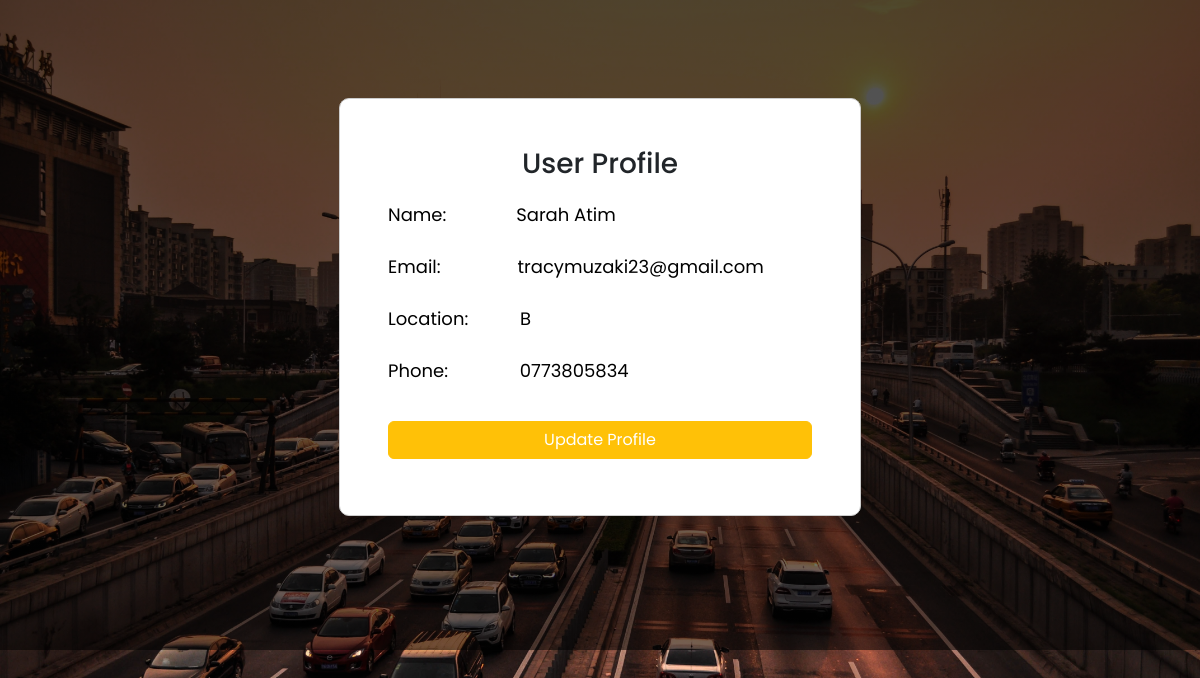
/dashboard/profile.php (signed in), run on an earlier commit of the app's database.
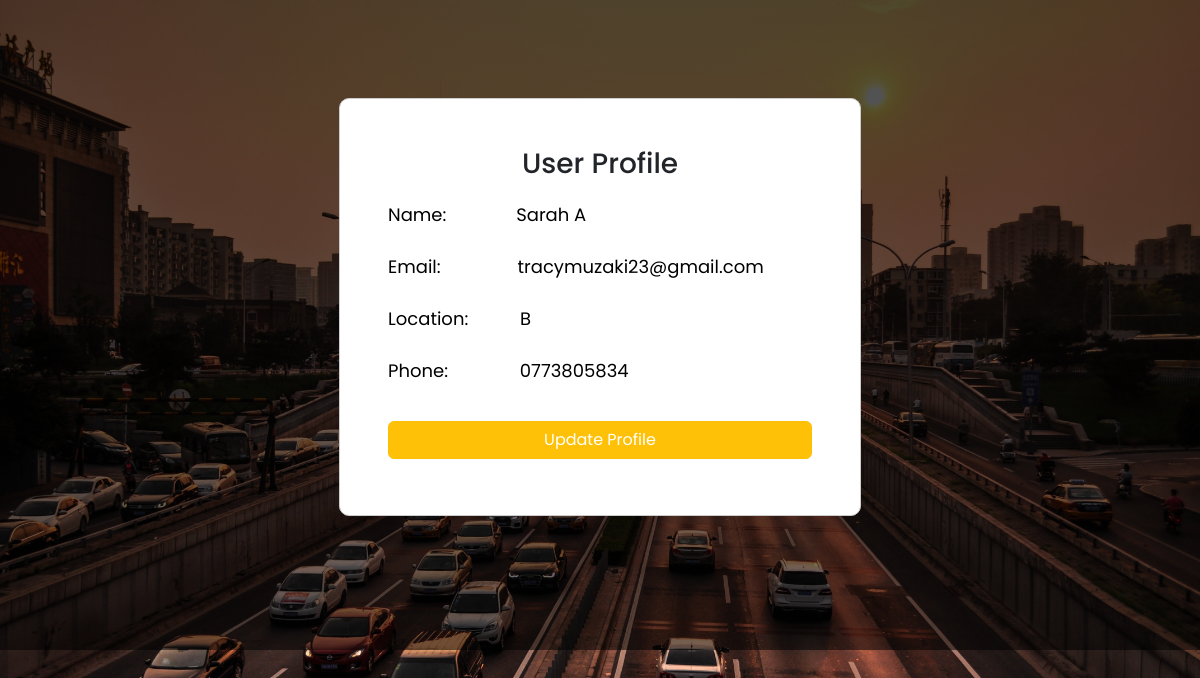
And on a later commit of the database.
### tables this page shows
CREATE TABLE `users` (
  `userid` int(11) NOT NULL,
  `fullname` varchar(200) NOT NULL,
  `phone` varchar(200) NOT NULL,
  `email` varchar(200) NOT NULL,
  `location` varchar(200) NOT NULL,
  `password` varchar(200) NOT NULL,
  `token` varchar(200) NOT NULL,
  `role` varchar(100) NOT NULL,
  `date_registered` varchar(100) NOT NULL
);

### dashboard/profile.php (the view, shortened to what this page needs)
<?php
include '../root/config.php';
$email   = $_SESSION['email'];
$stmt = $dbh->prepare("SELECT * FROM users WHERE email= :email");
$stmt->bindParam(':email', $email);
$stmt->execute();
$user = $stmt->fetch(PDO::FETCH_ASSOC);
?>
<!DOCTYPE html>
<html lang="en">
<head>
    <link href="https://cdn.jsdelivr.net/npm/bootstrap@5.2.3/dist/css/bootstrap.min.css" rel="stylesheet"
>
    <link rel="stylesheet" href="../src/style.css">
</head>
<body>
    <div class="overlay">
        <div class="container">
            <div class="row m-5 no-gutters">
                <div class="col-md-6 bg-white p-5" style="border-radius: 10px; border: 1px solid #ccc; display:block; margin:0 auto;">
                    <h3 class="pb-3">User Profile</h3>
                    <div class="form-style form">
                        <form method="post" action="">
                            <div class="form-group pb-3">
                                <p>Name: <span id="s1"><?php echo $user['fullname']; ?></span></p>
                            </div>
                            <div class="form-group pb-3">
                                <p>Email: <span id="s2"><?php echo $user['email']; ?></span></p>
                            </div>
                            <div class="form-group pb-3">
                                <p>Location: <span id="s3"><?php echo $user['location']; ?></span></p>
                            </div>
                            <div class="form-group pb-3">
                                <p>Phone: <span id="s4"><?php echo $user['phone']; ?></span></p>
                            </div>
                            <div class="pb-2">
                                <a class="btn btn-warning w-100 font-weight-bold mt-2" href="update_profile.php" style="text-decoration:none; color:white;">Update Profile</a>
                            </div>
                        </form>
                    </div>
                </div>
            </div>
        </div>
    </div>
</body>
</html>

### src/style.css (style rules this page uses)
* { margin: 0; padding: 0; box-sizing: border-box; }
.overlay { width: 100%; height: 650px; background: linear-gradient(0deg, rgba(0, 0, 0, 0.54), rgba(0, 0, 0, 0.69)), url(/images/pexels-pixabay-210182.jpg); background-repeat: no-repeat; background-size: cover; }
.container { padding: 50px 0 0; border-radius: 10px; }
:root { --primary-font-family: "Poppins", sans-serif; --light-white: #f5f8fa; --gray: #5e6278; --gray-1: #e3e3e3; }
body { font-family: var(--primary-font-family); font-size: 14px; }

### dashboard/profile.php (style rules this page uses)
body { background-image: url('../images/pexels-pixabay-210182.jpg'); background-size: cover; background-repeat: no-repeat; }
h3 { text-align:center; }
.form p { font-weight:normal; color: black; font-size:18px; line-height: 20px; }
.form #s1 { margin-left:65px; }
.form #s2 { margin-left:72px; }
.form #s3 { margin-left:47px; }
.form #s4 { margin-left:67px; }

What changed in the data, as far as the page shows it:
changed users "tracymuzaki23@gmail.com": fullname "Sarah Atim" → "Sarah A"
